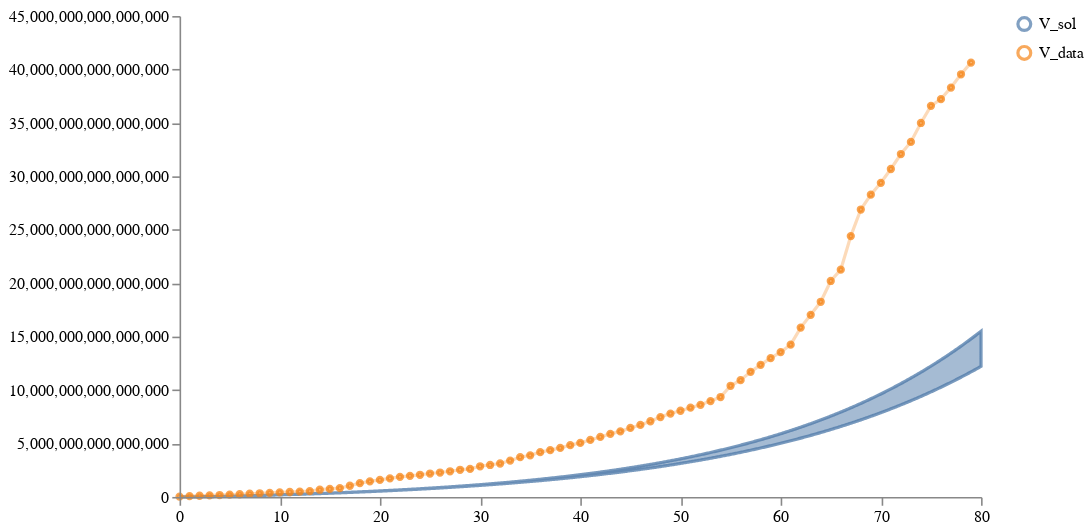

Notebook code cell kept with this figure:
### Code cell
schema = plots.trajectories(pd.DataFrame(post_samples["data"]), subset="V_sol",
                            points=ww_data_train.reset_index(drop=True).rename(columns={"V":"V_data"}))
schema = plots.pad(schema, 5)
plots.ipy_display(schema)

### Figure 1 — Vega specification as saved in the notebook (floating-point values rounded to 4 significant figures; data arrays with more than 128 entries replaced by an {"elided": "..."} marker saying what was removed)
{"$schema": "https://vega.github.io/schema/vega/v5.json", "axes": [{"name": "x_axis", "orient": "bottom", "scale": "xscale", "zindex": 100}, {"name": "y_axis", "orient": "left", "scale": "yscale", "zindex": 100}], "data": [{"name": "distributions", "values": {"elided": "801 records"}}, {"name": "traces", "transform": [{"expr": "isValid(datum.value)", "type": "filter"}], "values": []}, {"name": "points", "values": [{"sample_id": 0, "timepoint": 0, "trajectory": "V_data", "value": 34250000000000.0}, {"sample_id": 0, "timepoint": 1, "trajectory": "V_data", "value": 74830000000000.0}, {"sample_id": 0, "timepoint": 2, "trajectory": "V_data", "value": 110800000000000.0}, {"sample_id": 0, "timepoint": 3, "trajectory": "V_data", "value": 145500000000000.0}, {"sample_id": 0, "timepoint": 4, "trajectory": "V_data", "value": 178900000000000.0}, {"sample_id": 0, "timepoint": 5, "trajectory": "V_data", "value": 212605525246655}, {"sample_id": 0, "timepoint": 6, "trajectory": "V_data", "value": 251900000000000.0}, {"sample_id": 0, "timepoint": 7, "trajectory": "V_data", "value": 297300000000000.0}, {"sample_id": 0, "timepoint": 8, "trajectory": "V_data", "value": 342400000000000.0}, {"sample_id": 0, "timepoint": 9, "trajectory": "V_data", "value": 384100000000000.0}, {"sample_id": 0, "timepoint": 10, "trajectory": "V_data", "value": 424100000000000.0}, {"sample_id": 0, "timepoint": 11, "trajectory": "V_data", "value": 461900000000000.0}, {"sample_id": 0, "timepoint": 12, "trajectory": "V_data", "value": 498300000000000.0}, {"sample_id": 0, "timepoint": 13, "trajectory": "V_data", "value": 548200000000000.0}, {"sample_id": 0, "timepoint": 14, "trajectory": "V_data", "value": 675643977072622}, {"sample_id": 0, "timepoint": 15, "trajectory": "V_data", "value": 751600000000000.0}, {"sample_id": 0, "timepoint": 16, "trajectory": "V_data", "value": 829899121500651}, {"sample_id": 0, "timepoint": 17, "trajectory": "V_data", "value": 1046000000000000.0}, {"sample_id": 0, "timepoint": 18, "trajectory": "V_data", "value": 1295875135538839}, {"sample_id": 0, "timepoint": 19, "trajectory": "V_data", "value": 1461000000000000.0}, {"sample_id": 0, "timepoint": 20, "trajectory": "V_data", "value": 1592292378295384}, {"sample_id": 0, "timepoint": 21, "trajectory": "V_data", "value": 1741000000000000.0}, {"sample_id": 0, "timepoint": 22, "trajectory": "V_data", "value": 1882566054918674}, {"sample_id": 0, "timepoint": 23, "trajectory": "V_data", "value": 1972000000000000.0}, {"sample_id": 0, "timepoint": 24, "trajectory": "V_data", "value": 2071441710342036}, {"sample_id": 0, "timepoint": 25, "trajectory": "V_data", "value": 2190000000000000.0}, {"sample_id": 0, "timepoint": 26, "trajectory": "V_data", "value": 2284263053733268}, {"sample_id": 0, "timepoint": 27, "trajectory": "V_data", "value": 2401528070828421}, {"sample_id": 0, "timepoint": 28, "trajectory": "V_data", "value": 2539043189426808}, {"sample_id": 0, "timepoint": 29, "trajectory": "V_data", "value": 2623445134633728}, {"sample_id": 0, "timepoint": 30, "trajectory": "V_data", "value": 2868773959451638}, {"sample_id": 0, "timepoint": 31, "trajectory": "V_data", "value": 2991191174214979}, {"sample_id": 0, "timepoint": 32, "trajectory": "V_data", "value": 3129000000000000.0}, {"sample_id": 0, "timepoint": 33, "trajectory": "V_data", "value": 3403912214913465}, {"sample_id": 0, "timepoint": 34, "trajectory": "V_data", "value": 3718000000000000.0}, {"sample_id": 0, "timepoint": 35, "trajectory": "V_data", "value": 3894000000000000.0}, {"sample_id": 0, "timepoint": 36, "trajectory": "V_data", "value": 4190012056978476}, {"sample_id": 0, "timepoint": 37, "trajectory": "V_data", "value": 4379000000000000.0}, {"sample_id": 0, "timepoint": 38, "trajectory": "V_data", "value": 4584996690364133}, {"sample_id": 0, "timepoint": 39, "trajectory": "V_data", "value": 4842715961786298}, {"sample_id": 0, "timepoint": 40, "trajectory": "V_data", "value": 5057017833310725}, {"sample_id": 0, "timepoint": 41, "trajectory": "V_data", "value": 5334255093252734}, {"sample_id": 0, "timepoint": 42, "trajectory": "V_data", "value": 5613459509330455}, {"sample_id": 0, "timepoint": 43, "trajectory": "V_data", "value": 5900675119579128}, {"sample_id": 0, "timepoint": 44, "trajectory": "V_data", "value": 6137835221456338}, {"sample_id": 0, "timepoint": 45, "trajectory": "V_data", "value": 6455786439569586}, {"sample_id": 0, "timepoint": 46, "trajectory": "V_data", "value": 6737865202057693}, {"sample_id": 0, "timepoint": 47, "trajectory": "V_data", "value": 7082040828667748}, {"sample_id": 0, "timepoint": 48, "trajectory": "V_data", "value": 7473588619526592}, {"sample_id": 0, "timepoint": 49, "trajectory": "V_data", "value": 7802169943421971}, {"sample_id": 0, "timepoint": 50, "trajectory": "V_data", "value": 8064264769284555}, {"sample_id": 0, "timepoint": 51, "trajectory": "V_data", "value": 8350528001810362}, {"sample_id": 0, "timepoint": 52, "trajectory": "V_data", "value": 8620926151000598}, {"sample_id": 0, "timepoint": 53, "trajectory": "V_data", "value": 8967823176668702}, {"sample_id": 0, "timepoint": 54, "trajectory": "V_data", "value": 9347385175287846}, {"sample_id": 0, "timepoint": 55, "trajectory": "V_data", "value": 10400775744728212}, {"sample_id": 0, "timepoint": 56, "trajectory": "V_data", "value": 10924150605249734}, {"sample_id": 0, "timepoint": 57, "trajectory": "V_data", "value": 11705167142508414}, {"sample_id": 0, "timepoint": 58, "trajectory": "V_data", "value": 12359300512467032}, {"sample_id": 0, "timepoint": 59, "trajectory": "V_data", "value": 12986780639190464}, {"sample_id": 0, "timepoint": 60, "trajectory": "V_data", "value": 13550907207646232}, {"sample_id": 0, "timepoint": 61, "trajectory": "V_data", "value": 14248041314600788}, {"sample_id": 0, "timepoint": 62, "trajectory": "V_data", "value": 15848276614633882}, {"sample_id": 0, "timepoint": 63, "trajectory": "V_data", "value": 17038987764329418}, {"sample_id": 0, "timepoint": 64, "trajectory": "V_data", "value": 18260590802877810}, {"sample_id": 0, "timepoint": 65, "trajectory": "V_data", "value": 20209504393071680}, {"sample_id": 0, "timepoint": 66, "trajectory": "V_data", "value": 21264574070527824}, {"sample_id": 0, "timepoint": 67, "trajectory": "V_data", "value": 24405223143174390}, {"sample_id": 0, "timepoint": 68, "trajectory": "V_data", "value": 26892652544175644}, {"sample_id": 0, "timepoint": 69, "trajectory": "V_data", "value": 28282864516791200}, {"sample_id": 0, "timepoint": 70, "trajectory": "V_data", "value": 29394041033392708}, {"sample_id": 0, "timepoint": 71, "trajectory": "V_data", "value": 30685003617018490}, {"sample_id": 0, "timepoint": 72, "trajectory": "V_data", "value": 32085327926567616}, {"sample_id": 0, "timepoint": 73, "trajectory": "V_data", "value": 33217196172771584}, {"sample_id": 0, "timepoint": 74, "trajectory": "V_data", "value": 34991952115553804}, {"sample_id": 0, "timepoint": 75, "trajectory": "V_data", "value": 36597766934503620}, {"sample_id": 0, "timepoint": 76, "trajectory": "V_data", "value": 37222723829582630}, {"sample_id": 0, "timepoint": 77, "trajectory": "V_data", "value": 38307418298165540}, {"sample_id": 0, "timepoint": 78, "trajectory": "V_data", "value": 39548322728633350}, {"sample_id": 0, "timepoint": 79, "trajectory": "V_data", "value": 40640493939989390}]}, {"name": "markers", "values": []}, {"name": "selected", "on": [{"remove": true, "trigger": "clear"}, {"remove": true, "trigger": "!shift"}, {"insert": "clicked", "trigger": "!shift && clicked"}, {"toggle": "clicked", "trigger": "shift && clicked"}]}], "height": 300, "legends": [{"encode": {"labels": {"interactive": true, "name": "legendLabel", "update": {"opacity": [{"test": "!length(data('selected')) || indata('selected', 'value', datum.value)", "value": 1}, {"value": 0.25}]}}, "symbols": {"interactive": true, "name": "legendSymbol", "update": {"fill": {"value": "transparent"}, "opacity": [{"test": "!length(data('selected')) || indata('selected', 'value', datum.value)", "value": 0.7}, {"value": 0.15}], "size": {"value": 64}, "strokeWidth": {"value": 2}}}}, "name": "color_legend", "stroke": "color"}], "marks": [{"from": {"facet": {"data": "points", "groupby": "trajectory", "name": "points_split"}}, "marks": [{"encode": {"hover": {"fillOpacity": {"value": 0.9}}, "update": {"fill": {"field": "trajectory", "scale": "color"}, "fillOpacity": [{"test": "!length(data('selected')) || indata('selected', 'value', datum.trajectory)", "value": 0.5}, {"value": 0.15}], "size": {"value": 10}, "stroke": {"field": "trajectory", "scale": "color"}, "strokeOpacity": [{"test": "!length(data('selected')) || indata('selected', 'value', datum.trajectory)", "value": 0.75}, {"value": 0.15}], "strokeWidth": {"value": 2}, "tooltip": {"field": "value"}, "x": {"field": "timepoint", "scale": "xscale"}, "y": {"field": "value", "scale": "yscale"}}}, "from": {"data": "points"}, "name": "_points_symbol", "type": "symbol", "zindex": 3}, {"encode": {"hover": {"fillOpacity": {"value": 0.9}}, "update": {"interpolate": {"value": "linear"}, "stroke": {"field": "trajectory", "scale": "color"}, "strokeOpacity": [{"test": "!length(data('selected')) || indata('selected', 'value', datum.trajectory)", "value": 0.3}, {"value": 0.1}], "strokeWidth": {"value": 2}, "x": {"field": "timepoint", "scale": "xscale"}, "y": {"field": "value", "scale": "yscale"}}}, "from": {"data": "points"}, "name": "_points_line", "type": "line", "zindex": 3}], "name": "_points", "type": "group", "zindex": 3}, {"from": {"facet": {"data": "traces", "groupby": "trajectory", "name": "traces_split"}}, "marks": [{"encode": {"hover": {"fillOpacity": {"value": 0.9}}, "update": {"interpolate": {"value": "linear"}, "stroke": {"field": "trajectory", "scale": "color"}, "strokeOpacity": [{"test": "!length(data('selected')) || indata('selected', 'value', datum.trajectory)", "value": 0.75}, {"value": 0.15}], "strokeWidth": {"value": 2}, "x": {"field": "timepoint", "scale": "xscale"}, "y": {"field": "value", "scale": "yscale"}}}, "from": {"data": "traces_split"}, "name": "_traces_lines", "type": "line"}], "name": "_traces", "type": "group", "zindex": 2}, {"from": {"facet": {"data": "distributions", "groupby": "trajectory", "name": "trajectory_split"}}, "marks": [{"encode": {"hover": {"fillOpacity": {"value": 0.9}}, "update": {"fill": {"field": "trajectory", "scale": "color"}, "fillOpacity": [{"test": "!length(data('selected')) || indata('selected', 'value', datum.trajectory)", "value": 0.5}, {"value": 0.15}], "interpolate": {"value": "linear"}, "stroke": {"field": "trajectory", "scale": "color"}, "strokeOpacity": [{"test": "!length(data('selected')) || indata('selected', 'value', datum.trajectory)", "value": 0.75}, {"value": 0.15}], "strokeWidth": {"value": 2}, "x": {"field": "timepoint", "scale": "xscale"}, "y": {"field": "upper", "scale": "yscale"}, "y2": {"field": "lower", "scale": "yscale"}}}, "from": {"data": "trajectory_split"}, "type": "area"}], "name": "_distributions", "type": "group", "zindex": 1}, {"marks": [{"encode": {"enter": {"stroke": {"value": "lightgray"}}, "update": {"opacity": {"value": 1}, "x": {"field": "timepoint", "scale": "xscale"}, "y": {"signal": "height"}, "y2": {"value": 0}}}, "from": {"data": "markers"}, "name": "_marker text", "type": "rule"}, {"encode": {"enter": {"fontSize": {"value": 8}, "text": {"field": "datum.label"}, "y": {"value": 0}}}, "from": {"data": "_marker text"}, "name": "_marker flags", "transform": [{"as": ["x", "_y", "opacity", "align", "baseline"], "lineAnchor": "start", "offset": [1], "size": {"signal": "[width, height]"}, "type": "label"}], "type": "text"}], "name": "_markers", "type": "group"}], "padding": 5, "scales": [{"domain": {"fields": [{"data": "distributions", "field": "timepoint"}, {"data": "traces", "field": "timepoint"}, {"data": "points", "field": "timepoint"}, {"data": "markers", "field": "timepoint"}]}, "name": "xscale", "range": "width", "type": "linear", "zero": false}, {"domain": {"fields": [{"data": "distributions", "field": "lower"}, {"data": "distributions", "field": "upper"}, {"data": "traces", "field": "value"}, {"data": "points", "field": "value"}]}, "name": "yscale", "nice": true, "range": "height", "type": "linear", "zero": true}, {"domain": {"fields": [{"data": "distributions", "field": "trajectory"}, {"data": "traces", "field": "trajectory"}, {"data": "points", "field": "trajectory"}]}, "name": "color", "range": "category", "type": "ordinal"}], "signals": [{"name": "clear", "on": [{"events": "mouseup[!event.item]", "force": true, "update": "true"}], "value": true}, {"name": "shift", "on": [{"events": "@legendSymbol:click, @legendLabel:click", "force": true, "update": "event.shiftKey"}], "value": false}, {"name": "clicked", "on": [{"events": "@legendSymbol:click, @legendLabel:click", "force": true, "update": "{value: datum.value}"}], "value": null}], "width": 500}
